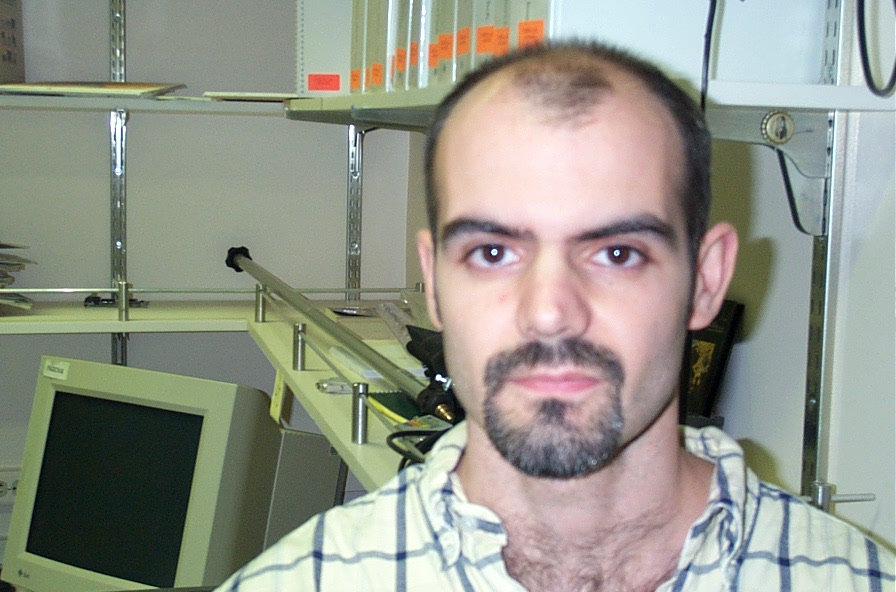
#> input picture LBPFaceRecognition/test/image_0212.jpg, 896 x 592 px
$ python lbp.py
#> lines starting #> are read from the running program, lines starting #| are printed output that depends on the picture
import numpy as np
import cv2
import glob

# config
GRIDX = 8
GRIDY = 8

# read and prepare data
print("Reading data")
test_im = cv2.imread('./test/image_0212.jpg')
#> test_im is the input picture: shape (592, 896, 3); mean B, G, R 138.4, 149.5, 147.9
test_im_g = cv2.cvtColor(test_im, cv2.COLOR_BGR2GRAY)

db = [cv2.imread(file) for file in glob.glob('./db/*.jpg')]
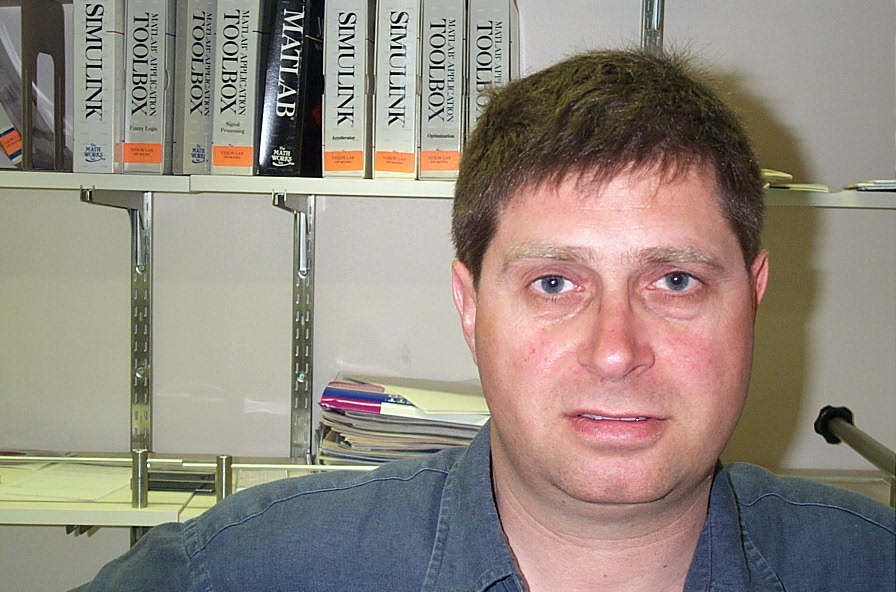
#> input picture LBPFaceRecognition/db/image_0001.jpg, 896 x 592 px
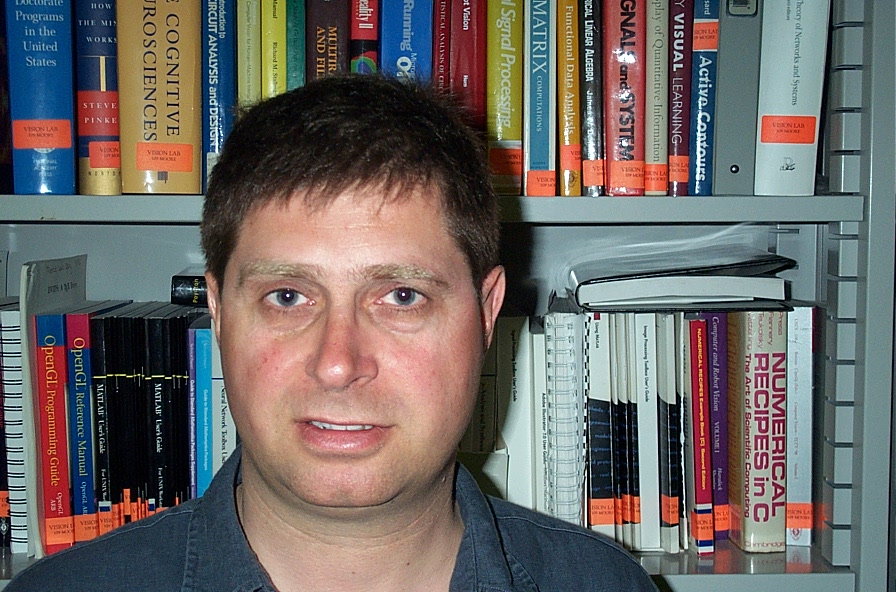
#> input picture LBPFaceRecognition/db/image_0002.jpg, 896 x 592 px
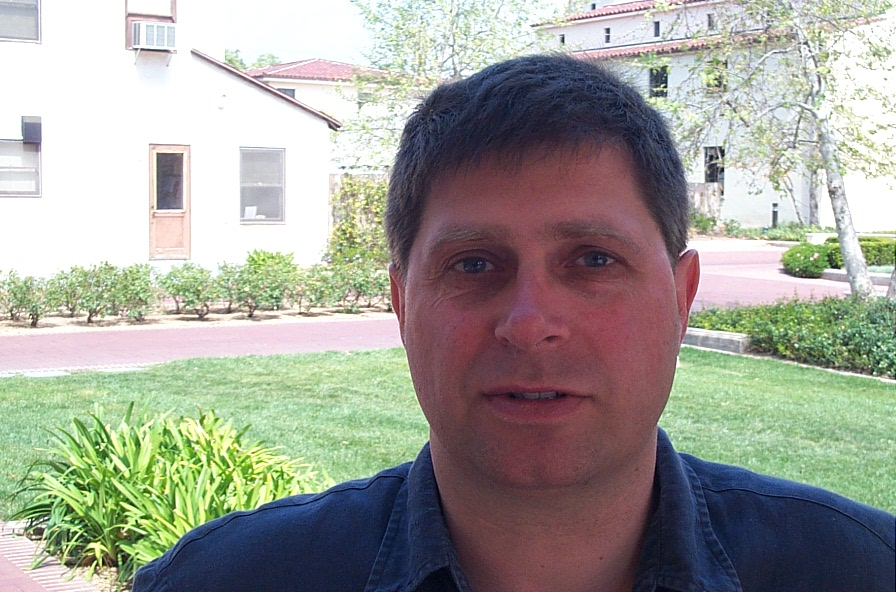
#> input picture LBPFaceRecognition/db/image_0003.jpg, 896 x 592 px
#> db = 3 items
db_g = []
for image in db:
    image_g = cv2.cvtColor(image, cv2.COLOR_BGR2GRAY)
    db_g.append(image_g)
#> this loop made 3 passes
#> pass 3, `image_g = cv2.cvtColor(image, cv2.COLOR_BGR2GRAY)`:
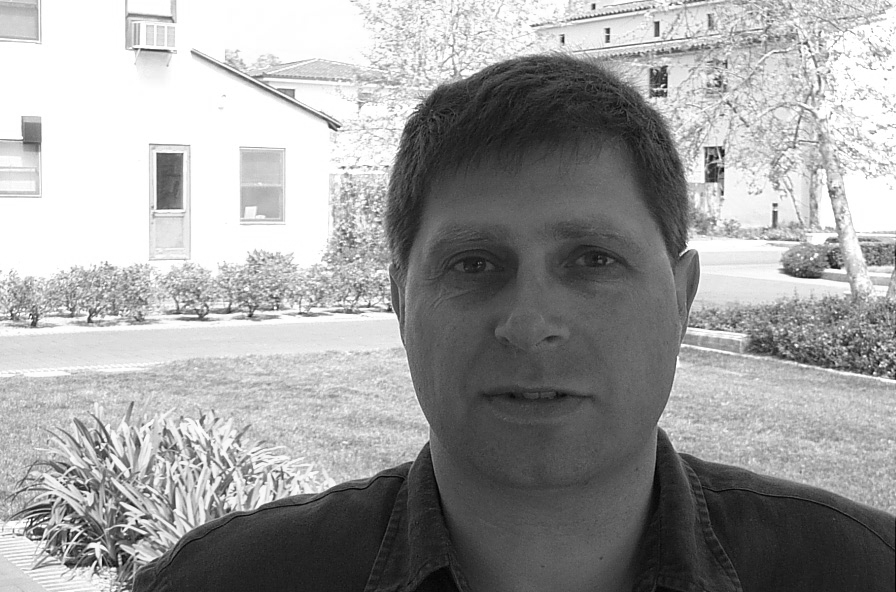
#> image_g: shape (592, 896); min 1, max 255, mean 158.8
#> after the loop, db_g = 3 items

print("Computing LBP")
def compute_lbp(image):
    dirs = [(-1, -1), (-1, 0), (-1, 1), (0, 1), (1, 1,), (1, 0), (1, -1), (0, -1)]
    new_img = np.zeros((image.shape[0], image.shape[1]), np.uint8)

    for i in range(1, image.shape[0] - 1):
        for j in range(1, image.shape[1] - 1):
            bin_str = ""
            for (dx, dy) in dirs:
                neighbx = i + dx
                neighby = j + dy
                if image[neighbx][neighby] >= image[i][j]:
                    bin_str = bin_str + "1"
                else: # don't append zeroes at the beginning
                    bin_str = bin_str + "0"
            new_img[i][j] = int(bin_str, 2)
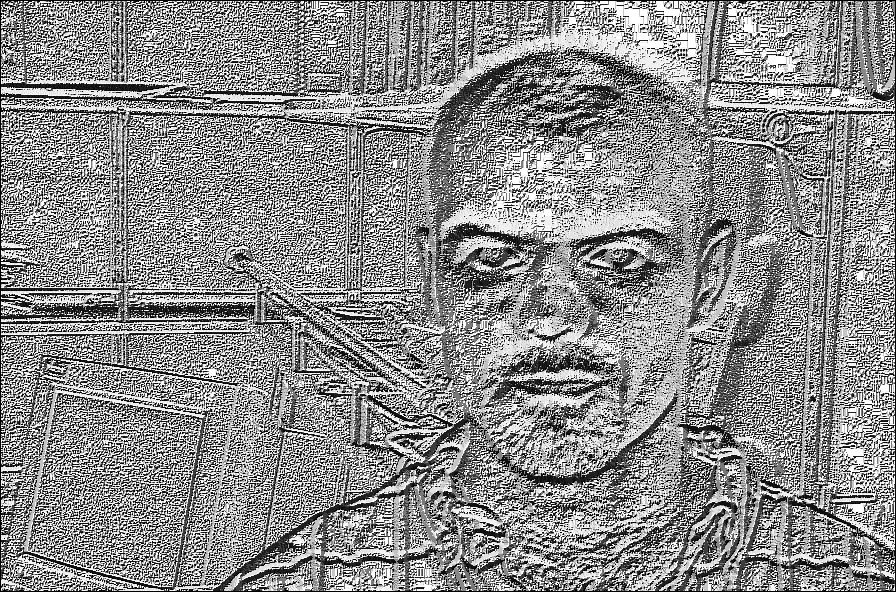
#> new_img: shape (592, 896); min 0, max 255, mean 140.3

    return new_img

test_im_lbp = compute_lbp(test_im_g)
db_lbp = []
idx = 0
for image in db_g:
    print("LBP for image : " + str(idx))
    idx += 1
    image_lbp = compute_lbp(image)
    db_lbp.append(image_lbp)
#> this loop made 3 passes
#| LBP for image : 0
#| LBP for image : 1
#| LBP for image : 2
#> pass 1, `image_lbp = compute_lbp(image)`:
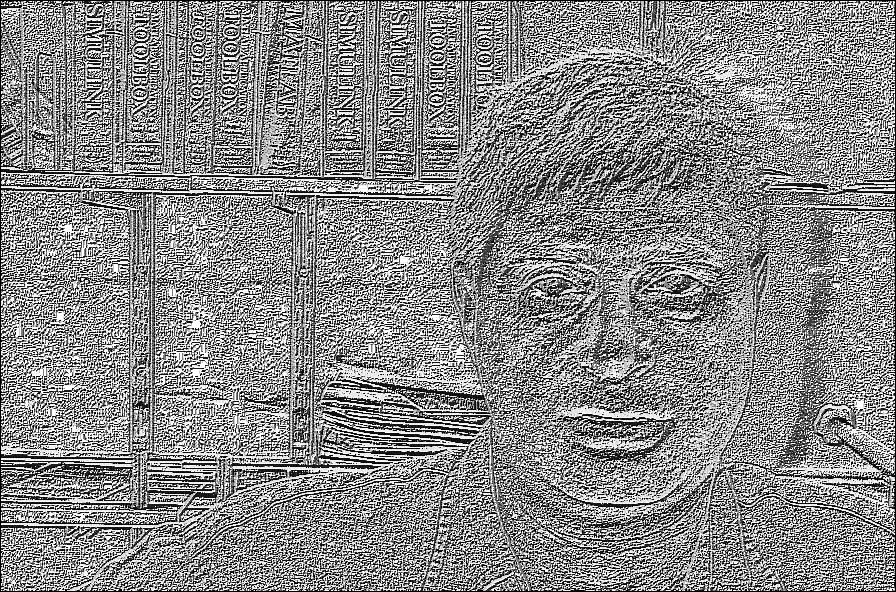
#> image_lbp: shape (592, 896); min 0, max 255, mean 137.4
#> pass 3, `image_lbp = compute_lbp(image)`:
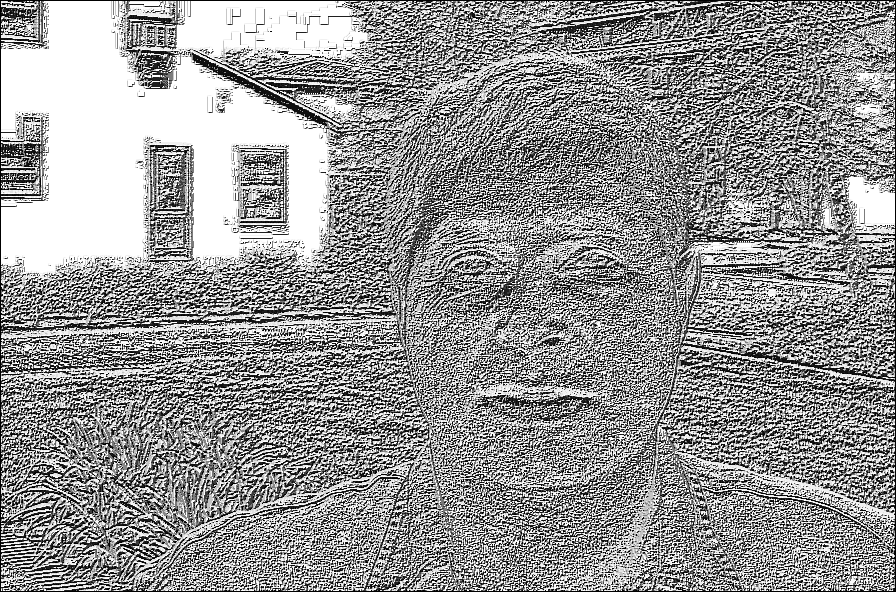
#> image_lbp: shape (592, 896); min 0, max 255, mean 150
#> after the loop, db_lbp = 3 items; idx = 3

print("Creating histograms")
def create_histogram(image):
    h, w = image.shape[:2]
#> h = 592; w = 896
    gridh = int(h / GRIDX)
#> gridh = 74
    gridw = int(w / GRIDY)
#> gridw = 112
    hist = []

    for gx in range(GRIDX):
        for gy in range(GRIDY):
            local_hist = [0] * 256

            for x in range(gx * gridh, (gx + 1) * gridh):
                for y in range(gy * gridw, (gy + 1) * gridw):
                    if x < h and y < w:
                        local_hist[image[x][y]] += 1
            hist += local_hist
    return hist

test_hist = create_histogram(test_im_lbp)
#> test_hist = 16384 values, max 2032 at index 1791, min 0 at index 85, mean 32.38
db_hist = []
for image in db_lbp:
    image_hist = create_histogram(image)
    db_hist.append(image_hist)
#> after the loop, db_hist = 3 items

print("Searching db for similarities")
def euclidean_dist(hist1, hist2):
    dist = 0
    for i in range(len(hist1)):
        dist += (hist1[i] - hist2[i]) * (hist1[i] - hist2[i])
    return dist

distances = []
for image_hist in db_hist:
    dist = euclidean_dist(test_hist, image_hist)
    distances.append(dist)
#> this loop made 3 passes
#> dist on passes 1 to 3: 27632736, 27295148, 233238758
#> after the loop, distances = [27632736, 27295148, 233238758]


# now sort db images by distance ; lower distance is preferred
most_similar = [im for (d, im) in sorted(zip(distances, db), key=lambda pair: pair[0])]
#> most_similar = 3 items

# display results
cv2.imshow("test image", test_im)
cv2.imshow("lbp", test_im_lbp)
for i in range(3):
    im = most_similar[i]
    cv2.imshow("im_" + str(i), im)

cv2.waitKey(0)
